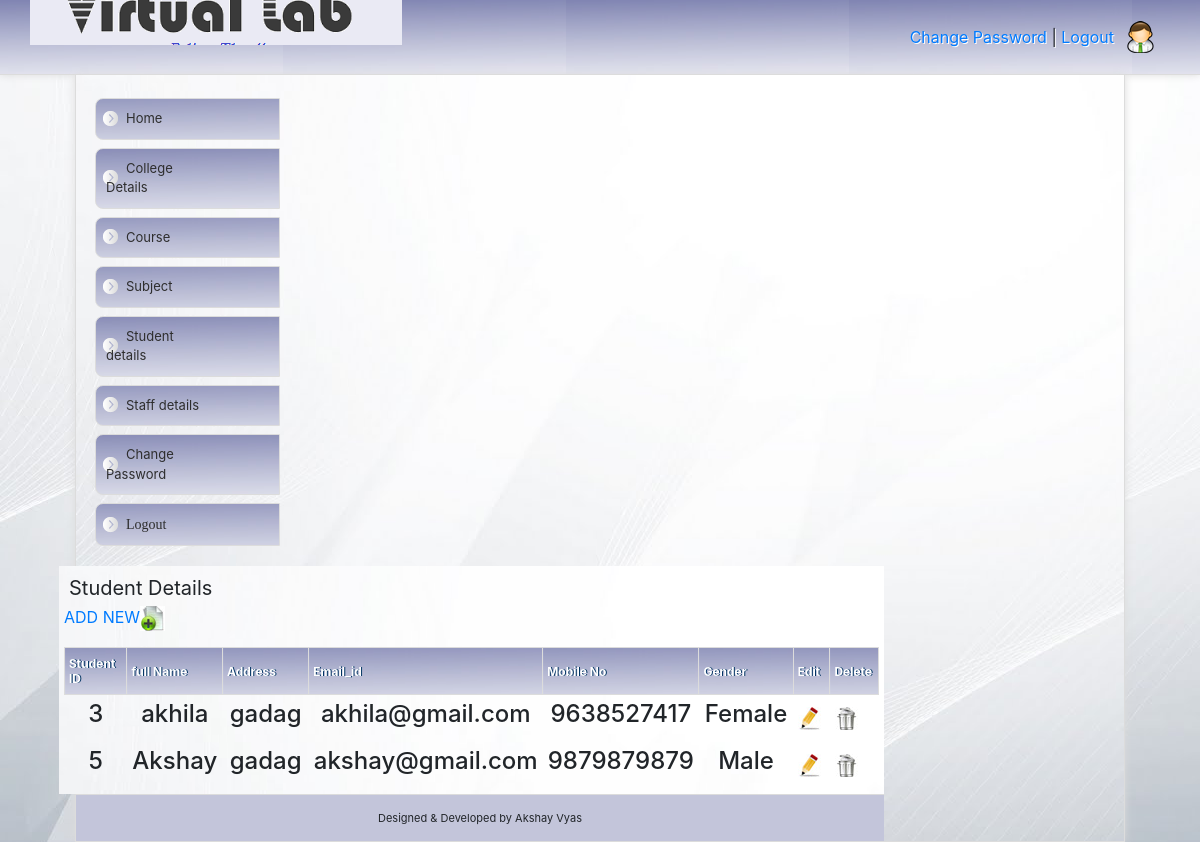
Screenshot of /login/admin/reg_view.php (signed in) with the database file from the repository.
### tables this page shows
CREATE TABLE IF NOT EXISTS `registration` (
  `Student_id` int(13) NOT NULL AUTO_INCREMENT,
  `fullname` varchar(15) NOT NULL,
  `address` varchar(15) NOT NULL,
  `clg_id` int(30) NOT NULL,
  `course_id` int(30) NOT NULL,
  `email_id` varchar(50) NOT NULL,
  `mobile` varchar(10) NOT NULL,
  `gender` varchar(6) NOT NULL,
  `sem` varchar(20) NOT NULL,
  PRIMARY KEY (`Student_id`)
);

### login/admin/reg_view.php (the view, shortened to what this page needs)
<?php include('metatags.php');  ?>
<?php include('header.php');  ?>
<?php include('menu.php');  ?>
		<div id="rightContent">
	<h3>Student Details </h3>
<p><a href="reg_form1.php">ADD NEW<img src="mos-css/img/addnew.jpeg"></a> </p>
<table width="780"  border="3">
  <tr>
    <th class="data" width="106">Student ID</th>
    <th width="100" class="data">full Name</th>
    <th class="data" width="113">Address</th>
    <th class="data" width="120">Email_id</th>
    <th class="data" width="120">Mobile No</th>
    <th class="data" width="105">Gender</th>
	<th class="data" width="60">Edit</th>
	<th class="data" width="60">Delete</th>
  </tr>
  <?php
  $regsql="select * from registration";
  $regres=mysql_query($regsql);
  while($regrow=mysql_fetch_array($regres))
  {
  ?>
  <tr>
    <td><div align="center"><h4><?php echo $regrow['Student_id'];?></div></h4></td>
    <td><div align="center"><h4><?php echo $regrow['fullname'];?></div></h4></td>
    <td><div align="center"><h4><?php echo $regrow['address'];?></div></h4></td>
	<td><div align="center"><h4><?php echo $regrow['email_id'];?></div></h4></td>
    <td><div align="center"><h4><?php echo $regrow['mobile'];?></div></h4></td>
    <td><div align="center"><h4><?php echo $regrow['gender'];?></div></h4></td>
    <td><a href="reg_edit.php?id=<?php echo $regrow['Student_id'];?>"><img src="mos-css/img/edit.jpeg"></a></td>
    <td><a href="reg_delete.php?id=<?php echo $regrow['Student_id'];?>"><img src="mos-css/img/delete.jpeg"></a></td>
  </tr>
  <?php
  }
  ?>
</table>
</div>
<?php include('footer.php');  ?>

### login/admin/mos-css/mos-style.css (style rules this page uses)
body { background: url(img/bg_kiri.jpg); margin: 0; padding: 0; font-family: Cursive; font-size: 15px; color: #2e2e2e; text-align: center; }
img { border: none; }
a { color: #527e19; text-decoration: none; }
table { border:none;font-size: 12px; width:auto; }
td { border:none; padding: 5px; }
th.data { padding: 8px 4px 8px 4px;border: 1px solid #dcdcdc; background: url(img/green.jpg)repeat left center;text-shadow: 1px 0px #003362;color: #fff }
#rightContent { width: 825px; padding: 5px; float: right; border-left: 0px solid #dcdcdc; text-align: left; background: inherit; }
#rightContent h3 { font-size: 20px; font-weight: normal; padding: 0; margin: 5px; }

### rows the page displays
registration: Student_id "3", fullname "akhila", address "gadag", email "akhila@gmail.com", mobile "9638527417", gender "Female"
registration: Student_id "5", fullname "Akshay", address "gadag", email "akshay@gmail.com", mobile "9879879879", gender "Male"
